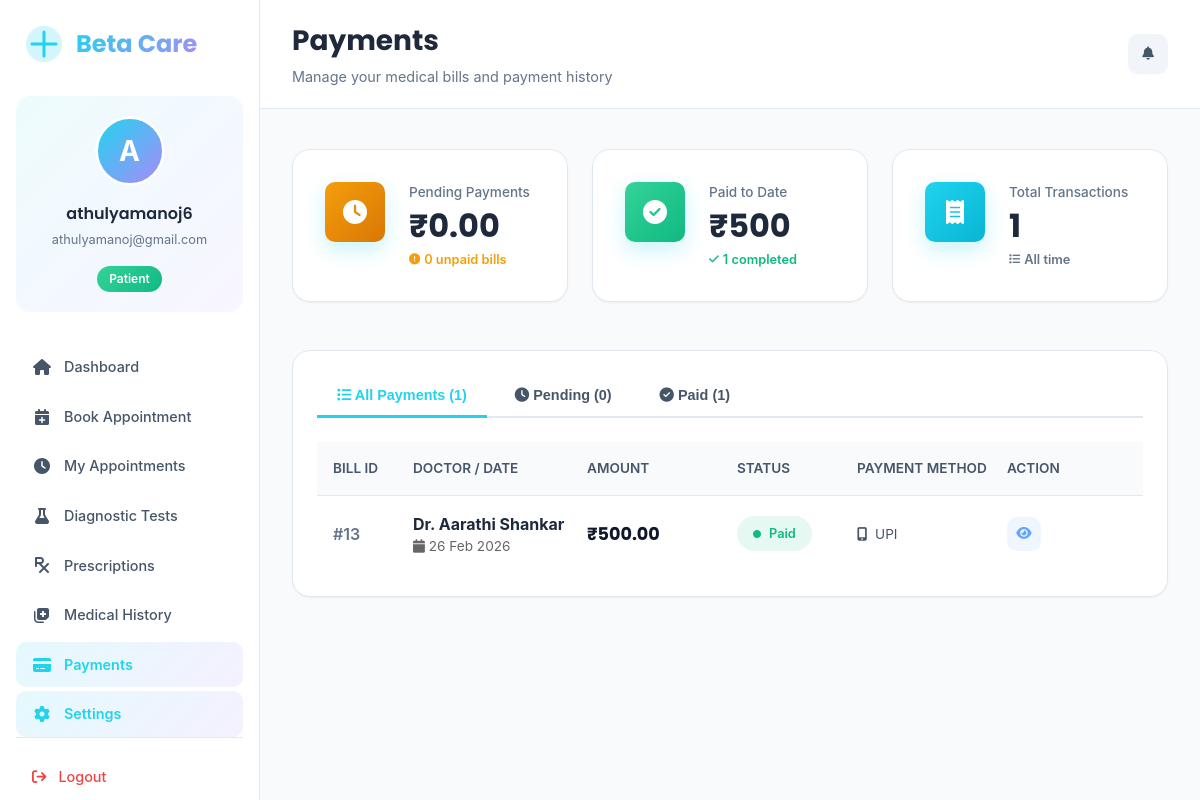
The app's page /patient/payments/ (signed in) with its own data.
### core/models.py (models this page shows, shortened)
class Payment(models.Model):
    PAYMENT_METHODS = [
        ('UPI', 'UPI'),
        ('Card', 'Card'),
        ('Cash', 'Cash'),
        ('NetBanking', 'Net Banking'),
    ]
    PAYMENT_STATUS = [
        ('Paid', 'Paid'),
        ('Pending', 'Pending'),
        ('Failed', 'Failed'),
    ]
    patient = models.ForeignKey(
        'PatientProfile',
        on_delete=models.CASCADE,
        related_name="payments"
    )
    appointment = models.ForeignKey(
        'Appointment',
        on_delete=models.CASCADE,
        related_name="payments",
        null=True,      # ✅ IMPORTANT
        blank=True      # ✅ IMPORTANT
    )
    test_booking = models.ForeignKey(
        'TestBooking',
        on_delete=models.CASCADE,
        null=True,
        blank=True,
        related_name="payments"
    )
    amount = models.DecimalField(max_digits=10, decimal_places=2)
    payment_method = models.CharField(
        max_length=20,
        choices=PAYMENT_METHODS
    )
    payment_status = models.CharField(
        max_length=20,
        choices=PAYMENT_STATUS,
        default="Pending"
    )
    payment_date = models.DateTimeField(auto_now_add=True)
    transaction_id = models.CharField(
        max_length=100,
        blank=True,
        null=True
    )

class Appointment(models.Model):
    STATUS_CHOICES = [
        ('Pending Payment', 'Pending Payment'),  # Initial status when appointment is created
        ('Scheduled', 'Scheduled'),              # After payment is completed
        ('Confirmed', 'Confirmed'),              # Doctor confirmed
        ('Completed', 'Completed'),              # Appointment finished
        ('Cancelled', 'Cancelled'),              # Appointment cancelled
        ('No Show', 'No Show'),                  # Patient didn't show up
    ]
    patient = models.ForeignKey(PatientProfile, on_delete=models.CASCADE)
    doctor = models.ForeignKey(DoctorProfile, on_delete=models.CASCADE)
    appointment_date = models.DateField()
    appointment_time = models.TimeField()
    reason = models.CharField(max_length=255)
    status = models.CharField(
        max_length=20,
        choices=STATUS_CHOICES,
        default="Pending Payment"  # Changed default
    )
    created_at = models.DateTimeField(auto_now_add=True)

class DoctorProfile(models.Model):
    user = models.OneToOneField(User, on_delete=models.CASCADE)
    department = models.CharField(max_length=100)
    specialization = models.CharField(max_length=100)
    license_number = models.CharField(max_length=50, blank=True, default="")
    experience = models.PositiveIntegerField(default=0, help_text="Years of experience")
    consultation_fee = models.DecimalField(
    max_digits=8,
    decimal_places=2,
    default=0.00,  # default value for new and existing rows
    help_text="Fee in INR"
)
    phone = models.CharField(max_length=15)
    bio = models.TextField(blank=True)
    status = models.CharField(max_length=20, default="Active")

### core/views.py (the view)
# urls.py: path('patient/payments/', views.payments, name='payments'),
@login_required
def payments(request):
    try:
        patient_profile = PatientProfile.objects.get(user=request.user)
    except PatientProfile.DoesNotExist:
        messages.error(request, "Patient profile not found.")
        return redirect('patient_dashboard')
    all_payments = Payment.objects.filter(
        patient=patient_profile
    ).select_related('appointment', 'appointment__doctor', 'appointment__doctor__user').order_by('-payment_date')
    pending_payments = all_payments.filter(payment_status='Pending')
    paid_payments = all_payments.filter(payment_status='Paid')
    failed_payments = all_payments.filter(payment_status='Failed')
    total_pending = pending_payments.aggregate(total=Sum('amount'))['total'] or Decimal('0.00')
    total_paid = paid_payments.aggregate(total=Sum('amount'))['total'] or Decimal('0.00')
    context = {
        'all_payments': all_payments,
        'pending_payments': pending_payments,
        'paid_payments': paid_payments,
        'failed_payments': failed_payments,
        'total_pending': total_pending,
        'total_paid': total_paid,
        'pending_count': pending_payments.count(),
        'paid_count': paid_payments.count(),
    }
    return render(request, 'core/dashboard/payments.html', context)

### core/templates/core/dashboard/payments.html (shortened to what this page needs)
{% load static %}
<!DOCTYPE html>
<html lang="en">
<head>
    <link href="https://cdnjs.cloudflare.com/ajax/libs/font-awesome/6.5.0/css/all.min.css" rel="stylesheet">
    <link rel="stylesheet" href="{% static 'core/css/admin.css' %}">
</head>
<body>
    <div class="medical-dashboard">
        <aside class="medical-sidebar">
            <div class="brand">
                <div class="brand-logo">
                </div>
                <span class="brand-name">Beta Care</span>
            </div>
            <div class="profile-card">
                <div class="profile-avatar-wrapper">
                    <div class="profile-avatar">
                        <div class="avatar-fallback" style="display: flex;">
                            {{ request.user.first_name|default:request.user.username|slice:":1"|upper }}
                        </div>
                    </div>
                </div>
                <div class="profile-details">
                    <h4 class="profile-name">{{ request.user.get_full_name|default:request.user.username }}</h4>
                    <p class="profile-email">{{ request.user.email|truncatechars:25 }}</p>
                </div>
                <span class="role-badge" style="background: linear-gradient(135deg, #34d399, #10b981);">Patient</span>
            </div>
            <nav class="sidebar-nav">
                <a href="{% url 'patient_dashboard' %}" class="nav-item">
                    <i class="fa-solid fa-home"></i>
                    <span>Dashboard</span>
                </a>
                <a href="{% url 'patient_book_appointment' %}" class="nav-item">
                    <i class="fa-solid fa-calendar-plus"></i>
                    <span>Book Appointment</span>
                </a>
                <a href="{% url 'patient_appointments' %}" class="nav-item">
                    <i class="fa-solid fa-clock"></i>
                    <span>My Appointments</span>
                </a>
                <a href="{% url 'patient_diagnostic_tests' %}" class="nav-item">
                    <i class="fa-solid fa-flask"></i>
                    <span>Diagnostic Tests</span>
                </a>
                <a href="{% url 'patient_prescriptions' %}" class="nav-item">
                    <i class="fa-solid fa-prescription"></i>
                    <span>Prescriptions</span>
                </a>
                <a href="{% url 'medical_history' %}" class="nav-item">
                    <i class="fa-solid fa-notes-medical"></i>
                    <span>Medical History</span>
                </a>
                <a href="{% url 'payments' %}" class="nav-item active">
                    <i class="fa-solid fa-credit-card"></i>
                    <span>Payments</span>
                </a>
                <a href="{% url 'patient_settings' %}" class="nav-item active">
                    <i class="fa-solid fa-gear"></i>
                    <span>Settings</span>
                </a>
            </nav>
            <div class="sidebar-footer">
                <a href="{% url 'logout' %}" class="logout-link">
                    <i class="fa-solid fa-arrow-right-from-bracket"></i>
                    <span>Logout</span>
                </a>
            </div>
        </aside>
        <main class="medical-main">
            <header class="medical-header">
                <div class="header-left">
                    <h1 class="page-title" style="font-size:1.75rem;">Payments</h1>
                    <p class="page-subtitle">Manage your medical bills and payment history</p>
                </div>
                <div class="header-actions">
                    <button class="header-icon-btn">
                        <i class="fa-solid fa-bell"></i>
                    </button>
                </div>
            </header>
            <div class="medical-content">
                <div class="stats-grid" style="grid-template-columns: repeat(auto-fit, minmax(250px, 1fr));">
                    <div class="stat-card">
                        <div class="stat-icon" style="background: linear-gradient(135deg, #f59e0b, #d97706);">
                            <i class="fa-solid fa-clock"></i>
                        </div>
                        <div class="stat-info">
                            <p class="stat-label">Pending Payments</p>
                            <h3 class="stat-value">₹{{ total_pending }}</h3>
                            <p class="stat-change" style="color: var(--warning-yellow);">
                                <i class="fa-solid fa-exclamation-circle"></i>
                                <span>{{ pending_count }} unpaid bill{{ pending_count|pluralize }}</span>
                            </p>
                        </div>
                    </div>
                    <div class="stat-card">
                        <div class="stat-icon" style="background: linear-gradient(135deg, #34d399, #10b981);">
                            <i class="fa-solid fa-check-circle"></i>
                        </div>
                        <div class="stat-info">
                            <p class="stat-label">Paid to Date</p>
                            <h3 class="stat-value">₹{{ total_paid }}</h3>
                            <p class="stat-change positive">
                                <i class="fa-solid fa-check"></i>
                                <span>{{ paid_count }} completed</span>
                            </p>
                        </div>
                    </div>
                    <div class="stat-card">
                        <div class="stat-icon" style="background: linear-gradient(135deg, #22d3ee, #06b6d4);">
                            <i class="fa-solid fa-receipt"></i>
                        </div>
                        <div class="stat-info">
                            <p class="stat-label">Total Transactions</p>
                            <h3 class="stat-value">{{ all_payments.count }}</h3>
                            <p class="stat-change" style="color: var(--text-medium);">
                                <i class="fa-solid fa-list"></i>
                                <span>All time</span>
                            </p>
                        </div>
                    </div>
                </div>
                <div class="medical-table-card">
                    <div class="tab-nav">
                        <button class="tab-btn active" onclick="switchTab('all')">
                            <i class="fa-solid fa-list"></i> All Payments ({{ all_payments.count }})
                        </button>
                        <button class="tab-btn" onclick="switchTab('pending')">
                            <i class="fa-solid fa-clock"></i> Pending ({{ pending_count }})
                        </button>
                        <button class="tab-btn" onclick="switchTab('paid')">
                            <i class="fa-solid fa-check-circle"></i> Paid ({{ paid_count }})
                        </button>
                    </div>
                    <div id="tab-all" class="tab-content active">
                        {% if all_payments %}
                        <div>
                            <div class="payment-row" style="background:var(--gray-50); font-weight:600; font-size:0.85rem; color:var(--gray-600); text-transform:uppercase;">
                                <div>Bill ID</div>
                                <div>Doctor / Date</div>
                                <div>Amount</div>
                                <div>Status</div>
                                <div>Payment Method</div>
                                <div>Action</div>
                            </div>
                            {% for payment in all_payments %}
                            <div class="payment-row">
                                <div style="font-weight:600; color:var(--gray-500);">#{{ payment.id }}</div>
                                <div>
                                        <td>
                                        {% if payment.appointment %}
                                            <div>
                                                <strong>
                                                    Dr. {{ payment.appointment.doctor.user.get_full_name }}
                                                </strong>
                                            </div>
                                            <div style="font-size: 0.85rem; color: #666;">
                                                <i class="fa-solid fa-calendar"></i>
                                                {{ payment.appointment.appointment_date|date:"d M Y" }}
                                            </div>
                                        {% else %}
                                            <span style="color:red;">No linked record</span>
                                        {% endif %}
                                    </td>
                                </div>
                                <div style="font-family:var(--font-heading); font-size:1.1rem; font-weight:700; color:var(--gray-900);">
                                    ₹{{ payment.amount }}
                                </div>
                                <div>
                                    <span class="status-badge {% if payment.payment_status == 'Paid' %}status-active{% elif payment.payment_status == 'Pending' %}status-pending{% else %}status-inactive{% endif %}">
                                        <i class="fa-solid fa-circle"></i>
                                        {{ payment.payment_status }}
                                    </span>
                                </div>
                                <div style="font-size:0.85rem; color:var(--gray-600);">
                                    {% if payment.payment_method %}
                                        <i class="fa-solid fa-{% if payment.payment_method == 'UPI' %}mobile-alt{% elif payment.payment_method == 'Card' %}credit-card{% elif payment.payment_method == 'Cash' %}money-bill{% else %}building-columns{% endif %}" style="margin-right:4px;"></i>
                                        {{ payment.payment_method }}
                                    {% else %}
                                        <span style="color:var(--gray-400);">Not selected</span>
                                    {% endif %}
                                </div>
                                <div>
                                    {% if payment.payment_status == 'Pending' %}
                                    <a href="{% url 'process_payment' payment.id %}" class="add-btn-small" style="text-decoration:none;">
                                        <i class="fa-solid fa-credit-card"></i> Pay Now
                                    </a>
                                    {% else %}
                                    <a href="{% url 'payment_detail' payment.id %}" class="action-btn view-btn" title="View Receipt">
                                        <i class="fa-solid fa-eye"></i>
                                    </a>
                                    {% endif %}
                                </div>
                            </div>
                            {% endfor %}
                        </div>
                        {% else %}
                        <div style="text-align:center; padding:var(--space-12);">
                            <i class="fa-solid fa-receipt" style="font-size:4rem; color:var(--gray-300); margin-bottom:var(--space-4);"></i>
                            <p style="color:var(--gray-500); font-size:1.1rem;">No payments found</p>
                        </div>
                        {% endif %}
                    </div>
                </div>
            </div>
        </main>
    </div>
</body>
</html>

### records on screen
Payment: id "13", appointment.doctor.user.get_full_name "Aarathi Shankar", appointment.appointment_date "26 Feb 2026", amount "500.00", payment_status "Paid", payment_method "UPI"

### other values on screen
{{ request.user.first_name|default:request.user.username|slice:":1"|upper }} "A"
{{ request.user.get_full_name|default:request.user.username }} "athulyamanoj6"
{{ request.user.email|truncatechars:25 }} "athulyamanoj@gmail.com"
{{ total_pending }} "0.00"
{{ pending_count }} "0"
{{ total_paid }} "500"
{{ paid_count }} "1"
{{ all_payments.count }} "1"
